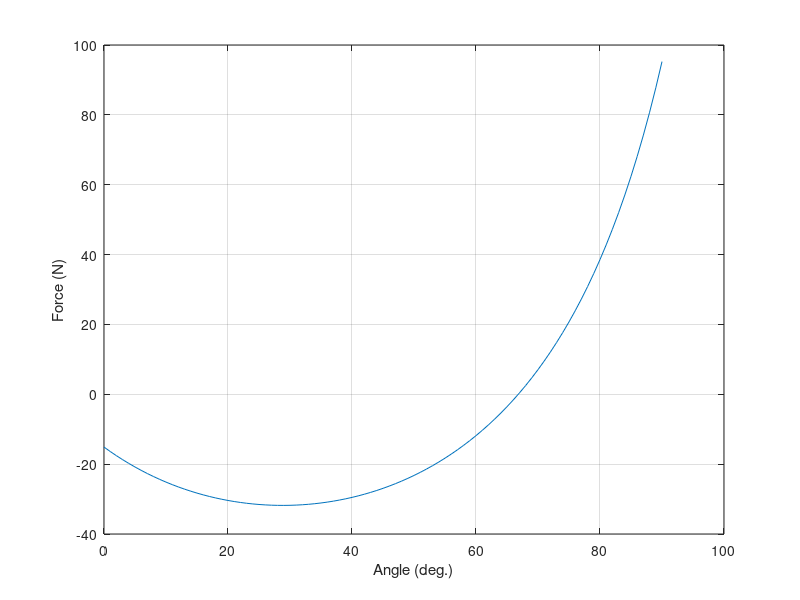

Write the MATLAB code that produced this figure. (Note: this script raises an error after producing the figure.)
% Define problem constants
g = 9.81;
mu = 0.55;
F = 150;
m = 25;

% Define the function to be solved for. Is the angle specified in radians or degrees?
format long
theta = 0:90;
func = @(theta) (mu*m*g) ./ (cosd(theta)+mu.*sind(theta)) - F;

% THINK, what makes range sense for angle?
lower_bound = 30; %deg
upper_bound = 90; %deg

% Plot your function. Does plotting give you an idea about where the root is?
plot(theta, func(theta))
xlabel("Angle (deg.)");
ylabel("Force (N)");
grid on

% Finaly solve for the root using the bisection script given to you, which can be called as:
%[root, fx, ea, iter] = bisect(func, lower_bound, upper_bound);
angle = bisect(func, lower_bound, upper_bound);
fprintf("The root is equal to %f",angle)

% These variables will be checked for your final answer:
%angle =  % the angle in degree that solves this problem
%fx =     % the function value at your solved angle
%ea =     % the bisection error estimate
%iter =   % the number of bisection iterations